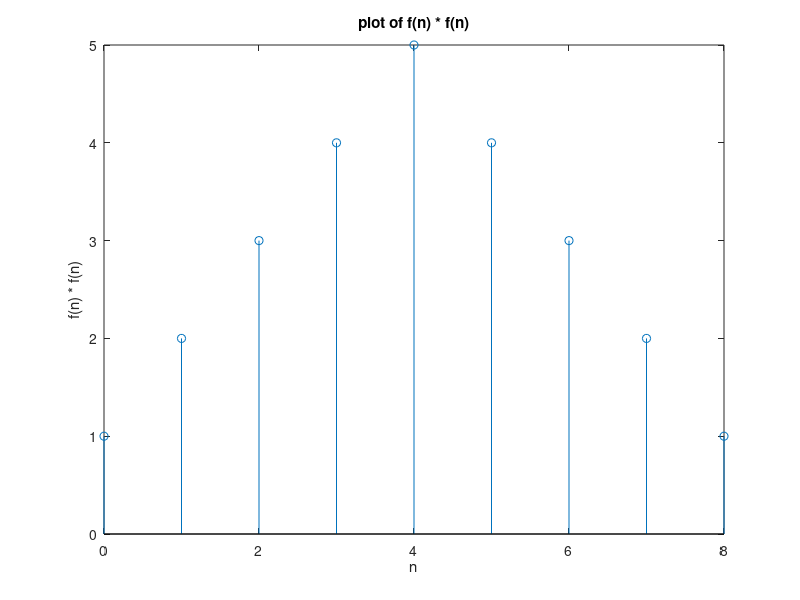

This chart was generated by the following MATLAB code:
n = 0 : 4;
f = (n >= 0) - (n >= 5);
a = conv(f, f);
m = 0 : 8;
stem(m, a)
xlabel('n')
ylabel('f(n) * f(n)')
title('plot of f(n) * f(n)')